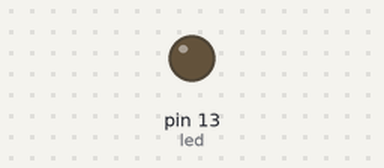
A sketch run on a simulated Arduino Uno, built with avr-gcc and run on an emulated ATmega328P. On the bench: output pins drawn as LEDs (lit = HIGH).

Above: at 0.1 s.
At 27.1 s:
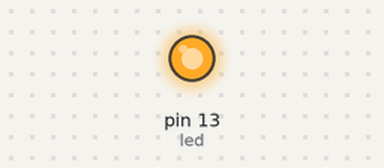
Timing chart, 0 to 29.5 s (numbered marks = the images above):
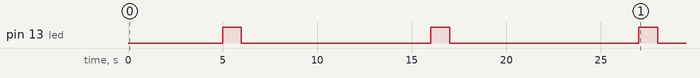

The sketch:

invio_raw_binary.ino
```cpp
//#include <IRLib.h>
#include <IRremote.h>

IRsend My_Sender;

  //mitsubishi 23 gradi ventola 2 solo riscladamento
  unsigned long signal_1[] = {0xc4d36480, 0x410e0, 0xc425400, 0x0, 0x70000};

  //mitsubishi 23 gradi ventola 4 solo riscladamento
  unsigned long signal_2[] = {0xc4d36480, 0x410e0, 0xc225400, 0x0, 0x470000};

  unsigned long signal_3[] = {0xc4d36480, 0x410e0, 0xc425400, 0x0, 0x70000};

  unsigned long signal_4[] = {0xc4d36480, 0x410e0, 0xc425400, 0x0, 0x70000};


  int khz=38; //NB Change this default value as neccessary to  38, 33, 36, 40, 56
  int led = 13;
  int ix;

void setup()
{


  int ix;
  Serial.begin(9600);
  delay(5000);
  //Serial.println(sizeof(Accensione_0_0) / sizeof(int));
  pinMode(led, OUTPUT);


  condMitsubishiComando_2();

}

void loop() {

}

void condMitsubishiComando_1() {

  for(ix=0;ix<3;ix++){
	  //usually in Loop
	  digitalWrite(led, HIGH);
          My_Sender.sendMitsubishi(signal_1[0],signal_1[1],signal_1[2],signal_1[3],signal_1[4]);
	  delay(1000);
  	  digitalWrite(led, LOW);
	  delay(10000);
  }

}


void condMitsubishiComando_2() {

  for(ix=0;ix<3;ix++){
	  //usually in Loop
	  digitalWrite(led, HIGH);
          My_Sender.sendMitsubishi(signal_2[0],signal_2[1],signal_2[2],signal_2[3],signal_2[4]);
	  delay(1000);
  	  digitalWrite(led, LOW);
	  delay(10000);
  }

}
```
